Frame 1 (no input): blank canvas, image omitted
Frame 60 (no input): blank canvas, image omitted
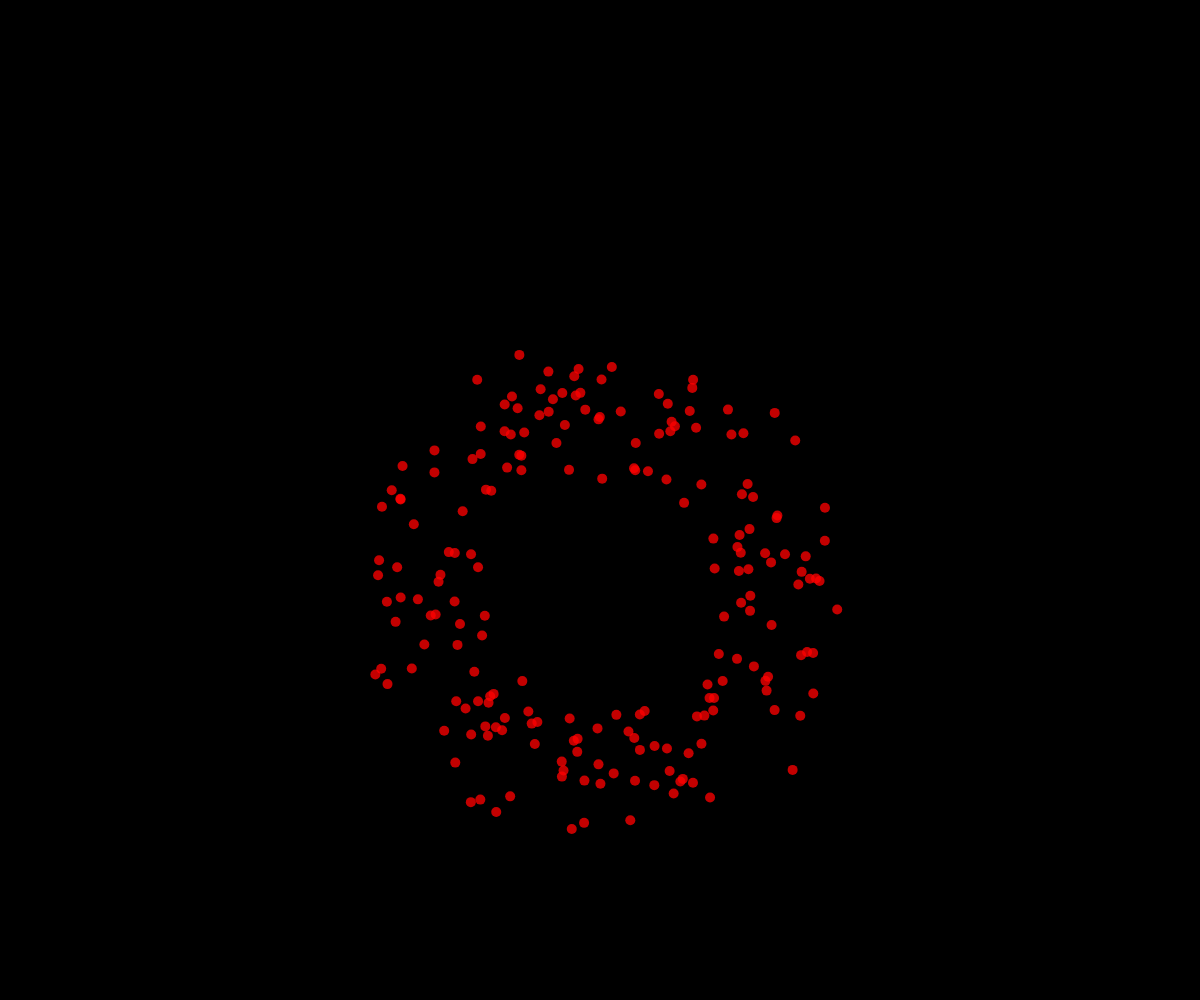
Frame 120 (the mouse pressed at the canvas centre since frame 60)

The p5.js sketch whose frames 1 and 60 were blank and that drew this single picture after the mouse press (run headless with seeded random() and noise() and a simulated clock; from frame 60 on, the mouse is pressed at the canvas centre):

// p5.js sketch
// ── sketch.js
let theFireworks = [];

function setup() {
  createCanvas(windowWidth, windowHeight);
  angleMode(DEGREES);
}

function draw() {
  background(0);
  for (let i = theFireworks.length - 1; i >= 0; i--) {
    theFireworks[i].move();
    if (theFireworks[i].isDone()) {
      theFireworks.splice(i, 1);
    }
    else {
      theFireworks[i].display();
    }
  }
}

function mousePressed() {
  let numParticles = 200;
  for (let i = 0; i < numParticles; i++) {
    //make a circle
    let xDir = cos(i*360/numParticles)*3;
    let yDir = sin(i*360/numParticles)*3;

    //don't let it be perfectly circular...
    xDir += random(-1, 1);
    yDir += random(-1, 1);

    let myFirework = new Particle(mouseX, mouseY, xDir, yDir, 5);
    theFireworks.push(myFirework);
  }
}

class Particle {
  constructor(x, y, dx, dy, radius) {
    this.x = x;
    this.y = y;
    this.dx = dx;
    this.dy = dy;
    this.radius = radius;
    this.alpha = 255;
    this.gravity = 0.05;
  }

  display() {
    noStroke();
    fill(255,0,0, this.alpha);
    circle(this.x, this.y, this.radius * 2);
  }

  move() {
    this.dy += this.gravity;
    this.x += this.dx;
    this.y += this.dy;
    this.alpha -= 1;
  }

  isDone() {
    return this.alpha <= 0;
  }
} 
